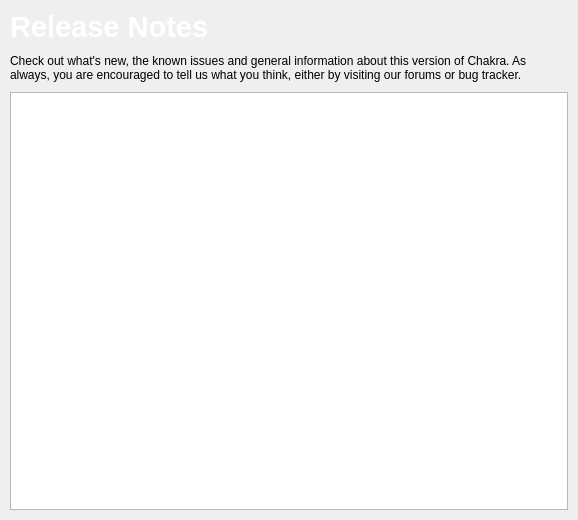
<?xml version="1.0" encoding="UTF-8"?>
<ui version="4.0">
 <class>ReleaseNotes</class>
 <widget class="QWidget" name="ReleaseNotes">
  <property name="geometry">
   <rect>
    <x>0</x>
    <y>0</y>
    <width>578</width>
    <height>520</height>
   </rect>
  </property>
  <property name="windowTitle">
   <string>Release Notes</string>
  </property>
  <layout class="QVBoxLayout" name="verticalLayout">
   <property name="spacing">
    <number>10</number>
   </property>
   <property name="margin">
    <number>10</number>
   </property>
   <item>
    <widget class="QLabel" name="label">
     <property name="sizePolicy">
      <sizepolicy hsizetype="Preferred" vsizetype="Maximum">
       <horstretch>0</horstretch>
       <verstretch>0</verstretch>
      </sizepolicy>
     </property>
     <property name="maximumSize">
      <size>
       <width>16777215</width>
       <height>50</height>
      </size>
     </property>
     <property name="font">
      <font>
       <pointsize>14</pointsize>
      </font>
     </property>
     <property name="text">
      <string>&lt;!DOCTYPE HTML PUBLIC &quot;-//W3C//DTD HTML 4.0//EN&quot; &quot;http://www.w3.org/TR/REC-html40/strict.dtd&quot;&gt;
&lt;html&gt;&lt;head&gt;&lt;meta name=&quot;qrichtext&quot; content=&quot;1&quot; /&gt;&lt;style type=&quot;text/css&quot;&gt;
p, li { white-space: pre-wrap; }
&lt;/style&gt;&lt;/head&gt;&lt;body style=&quot; font-family:'Sans Serif'; font-size:9pt; font-weight:400; font-style:normal;&quot;&gt;
&lt;p style=&quot; margin-top:0px; margin-bottom:0px; margin-left:0px; margin-right:0px; -qt-block-indent:0; text-indent:0px; font-size:10pt;&quot;&gt;&lt;span style=&quot; font-size:22pt; font-weight:600; color:#ffffff;&quot;&gt;Release Notes&lt;/span&gt;&lt;/p&gt;&lt;/body&gt;&lt;/html&gt;</string>
     </property>
    </widget>
   </item>
   <item>
    <widget class="QLabel" name="label_2">
     <property name="sizePolicy">
      <sizepolicy hsizetype="Preferred" vsizetype="Preferred">
       <horstretch>0</horstretch>
       <verstretch>0</verstretch>
      </sizepolicy>
     </property>
     <property name="text">
      <string>Check out what's new, the known issues and general information about this version of Chakra. As always, you are encouraged to tell us what you think, either by visiting our forums or bug tracker.</string>
     </property>
     <property name="wordWrap">
      <bool>true</bool>
     </property>
    </widget>
   </item>
   <item>
    <widget class="QTextBrowser" name="textBrowser"/>
   </item>
  </layout>
 </widget>
 <resources>
  <include location="tribe.qrc"/>
 </resources>
 <connections/>
</ui>
